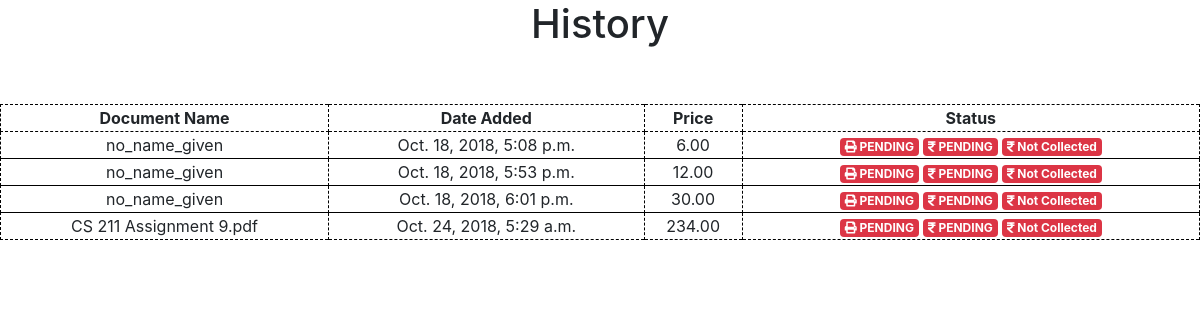
Before: /users/ (signed in) with the older database file.
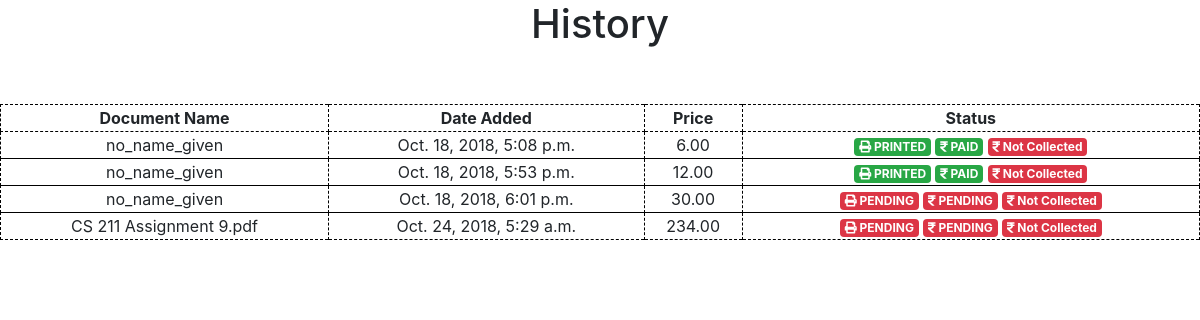
After: the same page with the newer database file.
### Eprint_users/models.py (models this page shows, shortened)
class PrintDocs(models.Model):
    description = models.CharField(max_length=255, default='')
    document = models.FileField(upload_to='media/documents/')
    file_name = models.CharField(max_length=500, default='no_name_given')
    date_uploaded = models.DateTimeField(auto_now_add=True)
    colour = models.BooleanField(default=False)  # 0 for black
    copies = models.SmallIntegerField(default=1)
    task_by = models.ForeignKey(User, on_delete=models.SET(get_sentinel_user))
    num_pages = models.SmallIntegerField(default=1)
    price = models.DecimalField(default=0, max_digits=10, decimal_places=2)
    completed = models.BooleanField(default=False)
    paid = models.BooleanField(default=False)
    collected = models.BooleanField(default=False)

### Eprint_users/views.py (the view)
# urls.py: path('', views.history, name='users-history'),
@login_required
def history(request):
    return render(request, 'Eprint_users/history.html', {'tasks': request.user.printdocs_set.all()})

### Eprint_users/templates/Eprint_users/history.html
{% extends "ground/base.html" %}
{% block content %}
    <center>
        <h1>History</h1><br><br>
        <table class="bill-table" border="1|0">
            <tr>
                <th>Document Name</th>
                <th>Date Added</th>
                <th>Price</th>
                <th>Status</th>
            </tr>
            {% for task in tasks %}
                <tr>
                    <td>{{ task.file_name }}</td>
                    <td>{{ task.date_uploaded }}</td>
                    <td>{{ task.price }}</td>
                    <td>{% if task.completed %}
                            <span class="badge badge-success align-middle">
                                <i class="fas fa-print"></i>
                                PRINTED
                            </span>
                        {% else %}
                            <span class="badge badge-danger align-middle">
                                <i class="fas fa-print"></i>
                                PENDING
                            </span>
                        {% endif %}
                        {% if task.paid %}
                            <span class="badge badge-success align-middle">
                                <i class="fas fa-rupee-sign"></i>
                                PAID
                            </span>
                        {% else %}
                            <span class="badge badge-danger align-middle">
                                <i class="fas fa-rupee-sign"></i>
                                PENDING
                            </span>
                        {% endif %}
                        {% if task.collected %}
                            <span class="badge badge-success align-middle">
                                <i class="fas fa-rupee-sign"></i>
                                Collected
                            </span>
                        {% else %}
                            <span class="badge badge-danger align-middle">
                                <i class="fas fa-rupee-sign"></i>
                                Not Collected
                            </span>
                        {% endif %}
                    </td>
                </tr>
            {% endfor %}
        </table>
    </center>
{% endblock content %}

Changed rows visible on the page:
changed PrintDocs "Oct. 18, 2018, 5:08 p.m.": completed "PENDING" → "PRINTED"; paid "PENDING" → "PAID"
changed PrintDocs "Oct. 18, 2018, 5:53 p.m.": completed "PENDING" → "PRINTED"; paid "PENDING" → "PAID"
